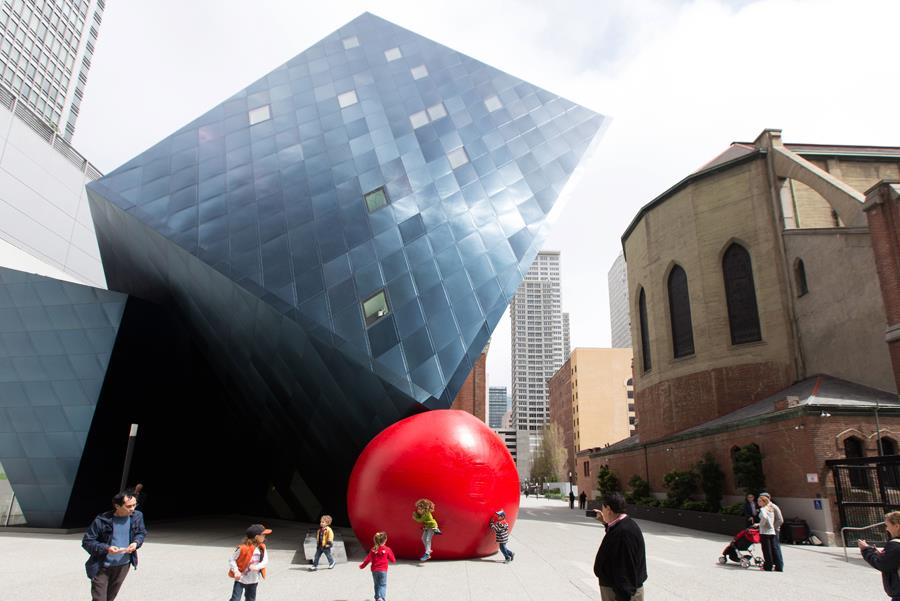
#> input picture scripts/redball.jpg, 900 x 601 px, given in place of the camera
$ python track_object_histogram.py   (Python 2 division)
#> lines starting #> are read from the running program, lines starting #| are printed output that depends on the picture
#!/usr/bin/env python

import cv2
import pickle
import numpy as np

class ObjectTracker:
	SELECTING_QUERY_IMG = 0
	SELECTING_ROI_PT_1 = 1
	SELECTING_ROI_PT_2 = 2

	""" Object Tracker shows the basics of tracking an object based on keypoints """
	def __init__(self, target_img):
		self.query_img = target_img
		self.last_detection = None

		self.state = ObjectTracker.SELECTING_QUERY_IMG

	def get_query_histogram(self):
		# set up the ROI for tracking
		roi = self.query_img.img[self.query_img.roi[1]:self.query_img.roi[3],self.query_img.roi[0]:self.query_img.roi[2],:]
		hsv_roi =  cv2.cvtColor(roi, cv2.COLOR_BGR2HSV)
		# play with the number of histogram bins by changing histSize
		self.query_hist = cv2.calcHist([hsv_roi],[0],mask=None,histSize=[256],ranges=[0,255])
		cv2.normalize(self.query_hist,self.query_hist,0,255,cv2.NORM_MINMAX)

	def track(self,im):
		im_hsv = cv2.cvtColor(im,cv2.COLOR_BGR2HSV)
		track_im = cv2.calcBackProject([im_hsv],[0],self.query_hist,[0,255],1)

		track_im_visualize = track_im.copy()
		# convert to (x,y,w,h)
		track_roi = (self.last_detection[0],self.last_detection[1],self.last_detection[2]-self.last_detection[0],self.last_detection[3]-self.last_detection[1])
		# Setup the termination criteria, either 10 iteration or move by atleast 1 pt
		# this is done to plot intermediate results of mean shift
		for max_iter in range(1,10):
			term_crit = ( cv2.TERM_CRITERIA_EPS | cv2.TERM_CRITERIA_COUNT, max_iter, 1 )
			(ret, intermediate_roi) = cv2.meanShift(track_im,track_roi,term_crit)
			cv2.rectangle(track_im_visualize,(intermediate_roi[0],intermediate_roi[1]),(intermediate_roi[0]+intermediate_roi[2],intermediate_roi[1]+intermediate_roi[3]),max_iter/10.0,2)

		self.last_detection = [intermediate_roi[0],intermediate_roi[1],intermediate_roi[0]+intermediate_roi[2],intermediate_roi[1]+intermediate_roi[3]]
		cv2.imshow("track_win",track_im_visualize)

class TargetImg(object):
	SELECTING_ROI_PT_1 = 0
	SELECTING_ROI_PT_2 = 1
	ROI_SELECTED = 2

	def __init__(self,img):
		self.img = img
		self.roi = None
		self.state = self.SELECTING_ROI_PT_1

def mouse_event(event,x,y,flag,im):
	if event == cv2.EVENT_FLAG_LBUTTON:
		if img.state == img.SELECTING_ROI_PT_1:
			img.roi = [x,y,-1,-1]
			# cv2.circle(img.query_img_visualize,(x,y),5,(255,0,0),5)
			img.state = img.SELECTING_ROI_PT_2
		elif img.state == img.SELECTING_ROI_PT_2:
			img.roi[2:] = [x,y]
			img.last_detection = img.roi
			# cv2.circle(img.query_img_visualize,(x,y),5,(255,0,0),5)
			img.state = img.ROI_SELECTED
			tracker.get_query_histogram()
			tracker.last_detection = img.roi


if __name__ == '__main__':

	cap = cv2.VideoCapture(0)
	ret, frame = cap.read()
#> frame is the input picture: shape (601, 900, 3); mean B, G, R 139.1, 135.9, 140.5
	cv2.namedWindow("MYWIN")

	img = cv2.imread('/home/rboy/catkin_ws/src/shoe_monster/images/shoe2_right.jpg')
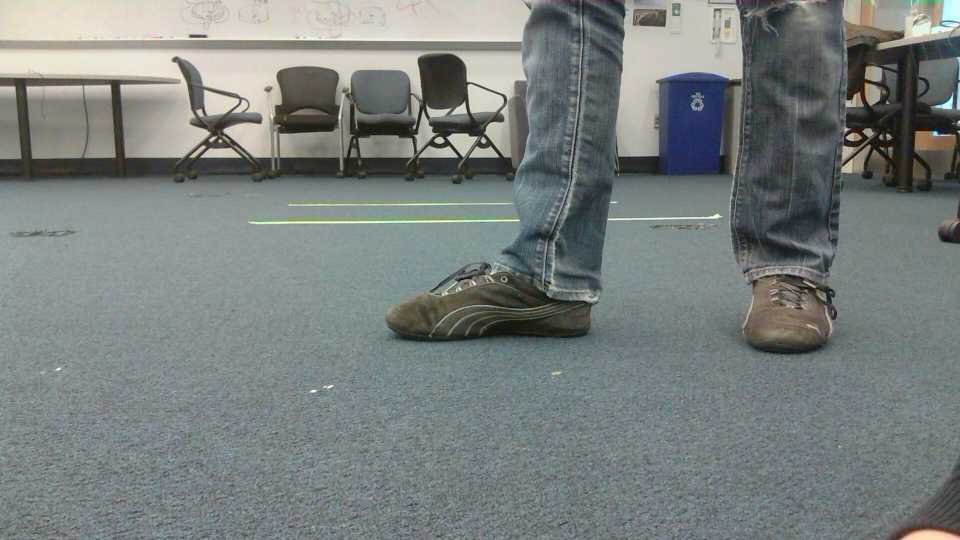
#> input picture images/shoe2_right.jpg, 1920 x 1080 px, found by its file name (shown at 1/2 size)
#> img is the input picture: shape (1080, 1920, 3); mean B, G, R 126.2, 127.7, 121
	scale,dim = max([(float(frame.shape[i])/img.shape[i],i) for i in [0,1]])
#> scale = 0.556; dim = 0
	img = np.array(cv2.resize(img,(int(img.shape[1]*scale),int(img.shape[0]*scale))))
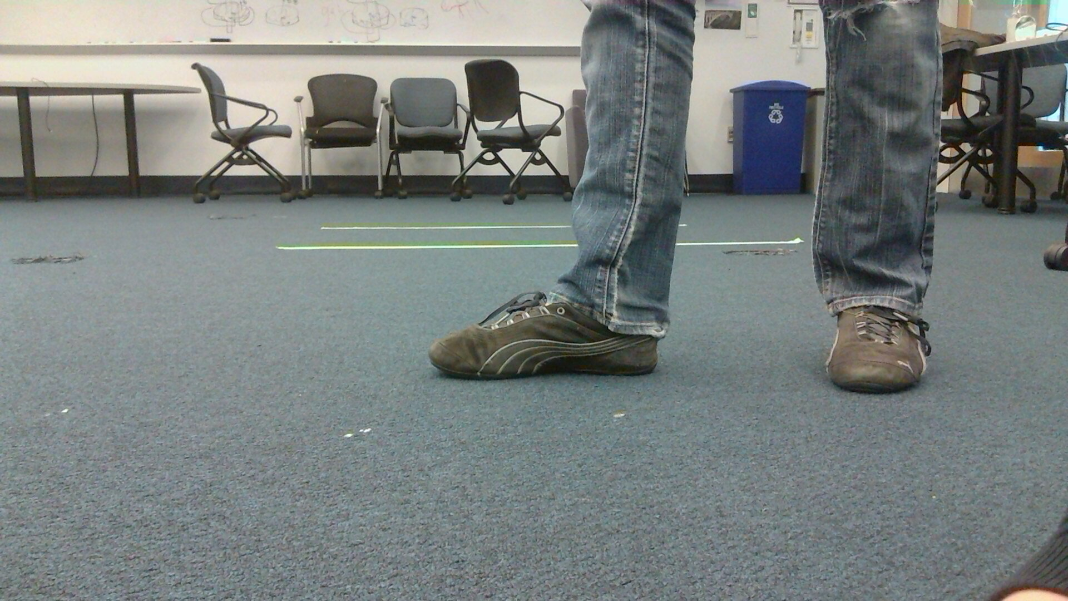
#> img: shape (601, 1068, 3); mean B, G, R 126.1, 127.5, 120.9
	crop_dim = 1-dim
#> crop_dim = 1
	crop_min = (img.shape[crop_dim]-frame.shape[crop_dim])/2
#> crop_min = 84
	crop_max = crop_min+frame.shape[crop_dim]
#> crop_max = 984
	if crop_dim == 1:
		img = img[:,crop_min:crop_max]
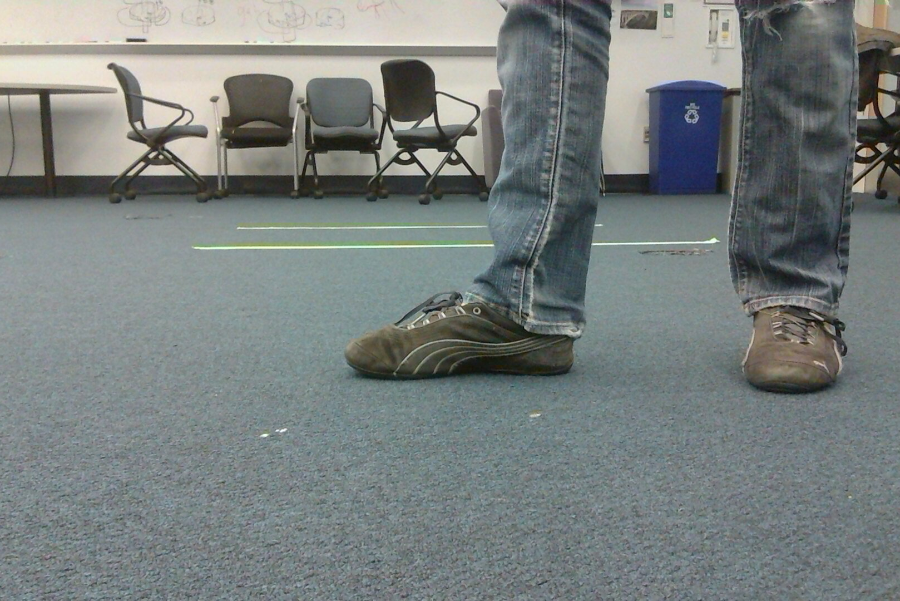
#> img: shape (601, 900, 3); mean B, G, R 126.4, 127.5, 120.6
	else:
		img = img[crop_min:crop_max,:]

	img = TargetImg(img)

	cv2.namedWindow("OBJSEL")
	cv2.setMouseCallback("OBJSEL",mouse_event)
	cv2.imshow("OBJSEL",img.img)

	tracker = ObjectTracker(img)

	while True:
		ret, frame = cap.read()
		frame = np.array(cv2.resize(frame,(frame.shape[1],frame.shape[0])))

		if tracker.query_img.state == TargetImg.ROI_SELECTED:
			tracker.track(frame)

			# add the query image to the side
			combined_img = np.zeros((frame.shape[0],frame.shape[1]+(tracker.query_img.roi[2]-tracker.query_img.roi[0]),frame.shape[2]),dtype=frame.dtype)
			combined_img[:,0:frame.shape[1],:] = frame
			combined_img[0:(tracker.query_img.roi[3]-tracker.query_img.roi[1]),frame.shape[1]:,:] = (
					tracker.query_img.img[tracker.query_img.roi[1]:tracker.query_img.roi[3],
									  tracker.query_img.roi[0]:tracker.query_img.roi[2],:])

			cv2.rectangle(combined_img,(tracker.last_detection[0],tracker.last_detection[1]),(tracker.last_detection[2],tracker.last_detection[3]),(0,0,255),2)
			cv2.imshow("MYWIN",combined_img)
		else:
			cv2.imshow("MYWIN",frame)
		cv2.waitKey(50)
	cv2.destroyAllWindows()
